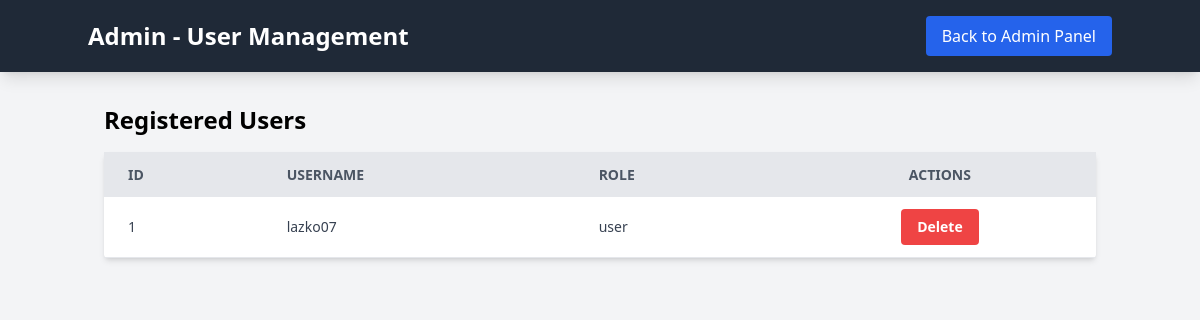
Before: /admin/users (signed in) with the older database file.
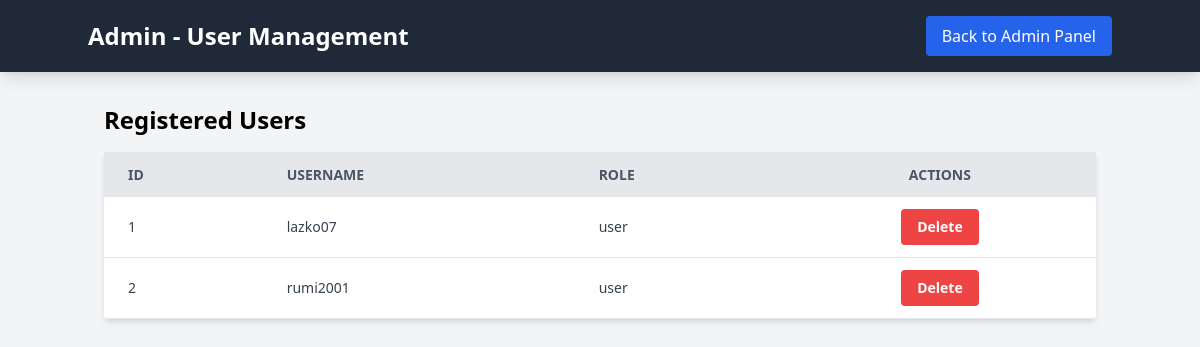
After: the same page with the newer database file.
### models.py (models this page shows, shortened)
class User(db.Model, UserMixin):
    id = db.Column(db.Integer, primary_key=True)
    username = db.Column(db.String(20), unique=True, nullable=False)
    password_hash = db.Column(db.String(128), nullable=False)
    role = db.Column(db.String(10), nullable=False, default='user')

### Mech/main/routes.py (the view)
@main.route('/admin/users')
@login_required
def view_users():
    users = User.query.all()
    return render_template('user_list.html', users=users)

### Mech/main/templates/user_list.html (shortened to what this page needs)
<!DOCTYPE html>
<html lang="en">
<head>
    <script src="https://cdn.tailwindcss.com"></script>
</head>
<body class="bg-gray-100 font-sans">
    <nav class="bg-gray-800 p-4 shadow-lg mb-4">
        <div class="container mx-auto flex justify-between items-center">
            <span class="text-white text-2xl font-bold">Admin - User Management</span>
            <a href="{{ url_for('main.admin_main') }}" class="bg-blue-600 text-white px-4 py-2 rounded hover:bg-blue-700">
                Back to Admin Panel
            </a>
        </div>
    </nav>
    <div class="container mx-auto p-4">
        <h2 class="text-2xl font-semibold mb-4">Registered Users</h2>
        <table class="min-w-full bg-white shadow-md rounded">
            <thead>
                <tr class="bg-gray-200 text-gray-600 uppercase text-sm leading-normal">
                    <th class="py-3 px-6 text-left">ID</th>
                    <th class="py-3 px-6 text-left">Username</th>
                    <th class="py-3 px-6 text-left">Role</th>
                    <th class="py-3 px-6 text-center">Actions</th>
                </tr>
            </thead>
            <tbody class="text-gray-700 text-sm font-light">
                {% for user in users %}
                <tr class="border-b border-gray-200 hover:bg-gray-100">
                    <td class="py-3 px-6 text-left">{{ user.id }}</td>
                    <td class="py-3 px-6 text-left">{{ user.username }}</td>
                    <td class="py-3 px-6 text-left">{{ user.role }}</td>
                    <td class="py-3 px-6 text-center">
                        {% if user.role != 'admin' %}
                        <form method="POST" action="{{ url_for('main.delete_user', user_id=user.id) }}"
                              onsubmit="return confirm('Are you sure you want to delete this user?');">
                            <button type="submit" class="bg-red-500 hover:bg-red-700 text-white font-bold py-2 px-4 rounded">
                                Delete
                            </button>
                        </form>
                        {% else %}
                        <span class="text-gray-400 italic">Protected</span>
                        {% endif %}
                    </td>
                </tr>
                {% endfor %}
            </tbody>
        </table>
    </div>
</body>
</html>

Changed rows visible on the page:
added User: id "2", username "rumi2001", role "user"
